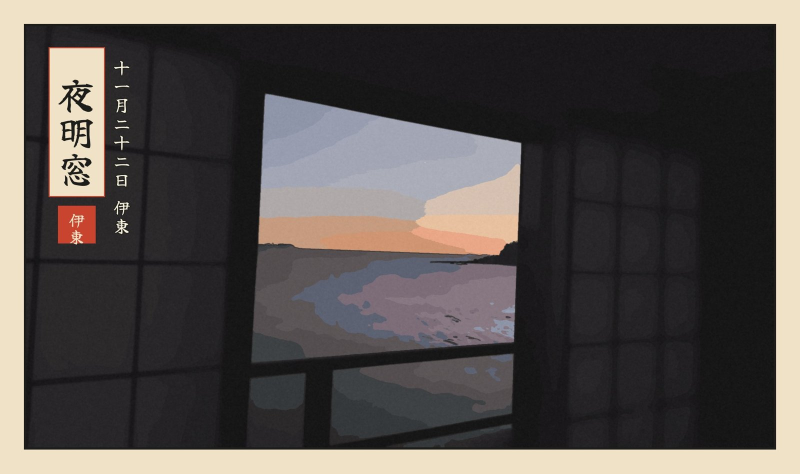
#> input picture assets/photos/day10-kawana-window-0547-woodblock.jpg, 1600 x 947 px (shown at 1/2 size)
$ python -i photo_to_woodblock.py   (imports and definitions only)
#> lines starting #> are read from the running program, lines starting #| are printed output that depends on the picture; after the words box and inside, x2 and y2 are one past the last pixel; in counts of white or black regions, pixels touching at a corner belong together
#> in stylize, a is the input picture: shape (947, 1600, 3); mean B, G, R 78.9, 82.1, 87.6
#!/usr/bin/env python3
"""Turn a trip photo into a Japanese woodblock-style illustration (no cropping).

    python3 scripts_v2/photo_to_woodblock.py <photo> <out.jpg> --title 本栖湖 --sub "十一月十八日 夜明" \
        --seal 本栖 --fonts <dir with yuji.ttf / klee.ttf>

Look: mean-shift flattening → colours pulled toward a limited woodblock palette (藍・縹・空・金・朱・墨)
→ ink outlines from edges → washi paper grain → ink frame, vertical title cartouche and red seal.
Needs numpy, Pillow and OpenCV (opencv-python-headless). Output has no EXIF.
"""
import argparse
import numpy as np
import cv2
from PIL import Image, ImageDraw, ImageFont, ImageOps

PALETTE = np.array([  # RGB
    (0x1D, 0x1D, 0x1B),  # 墨
    (0x1F, 0x3A, 0x5F),  # 藍
    (0x3D, 0x5A, 0x7A),  # 縹
    (0x8E, 0xA3, 0xB8),  # 空(淡)
    (0xB9, 0xCF, 0xE0),  # 空
    (0xF3, 0xEA, 0xD5),  # 生成(雪・雲)
    (0xE9, 0xC4, 0x6A),  # 金
    (0xD9, 0xA4, 0x41),  # 黄土
    (0xC8, 0x44, 0x2F),  # 朱
    (0x2E, 0x3D, 0x33),  # 山(深緑)
    (0x5B, 0x4A, 0x3A),  # 焦茶
    (0x6E, 0x8F, 0x45),  # 草色
    (0x9F, 0xBF, 0x5A),  # 若草・萌黄
    (0xC9, 0xD6, 0x5E),  # 黄緑（外套・銀杏）
    (0xE8, 0xBE, 0x96),  # 肌（明）
    (0xC4, 0x8A, 0x62),  # 肌（影）
    (0xE8, 0xA0, 0x9A),  # 鴇色（紅富士・朝焼け）
    (0x8C, 0x5E, 0x6E),  # 紅藤（朝の山肌）
], dtype=np.float32)


def remove_stamp(a):
    """Inpaint the phone's bright date stamp in the bottom-right corner."""
    h, w = a.shape[:2]
#> h = 947; w = 1600
    roi = a[int(h * 0.86):, int(w * 0.74):]
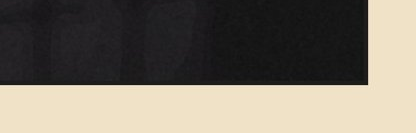
#> roi: shape (133, 416, 3); mean B, G, R 102.3, 113.2, 119.8
    m = (cv2.cvtColor(roi, cv2.COLOR_BGR2GRAY) > 170).astype(np.uint8) * 255
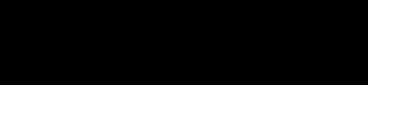
#> m: shape (133, 416); 43.5% white; 1 white region, box (x1, y1, x2, y2) and area: (0, 0, 416, 133) 24048
    m = cv2.dilate(m, np.ones((7, 7), np.uint8))
#> m: shape (133, 416); 45.9% white; 1 white region, box (x1, y1, x2, y2) and area: (0, 0, 416, 133) 25398
    mask = np.zeros((h, w), np.uint8)
    mask[int(h * 0.86):, int(w * 0.74):] = m
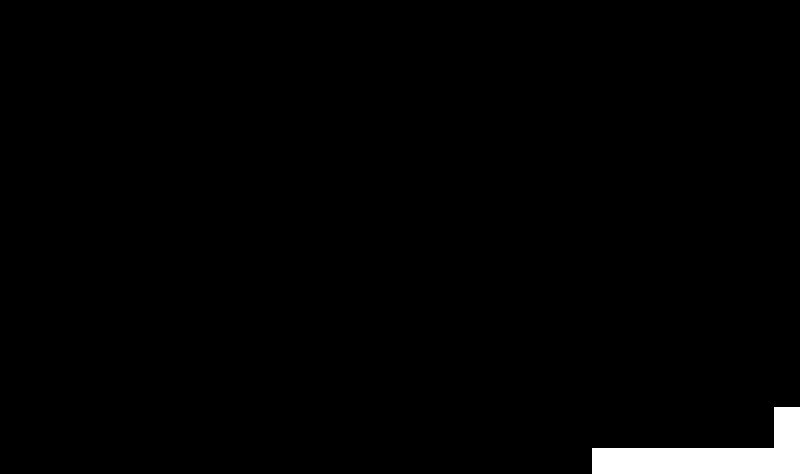
#> mask: shape (947, 1600) (shown at 1/2 size); 1.7% white; 1 white region, box (x1, y1, x2, y2) and area: (1184, 814, 1600, 947) 25398
    return cv2.inpaint(a, mask, 9, cv2.INPAINT_TELEA)
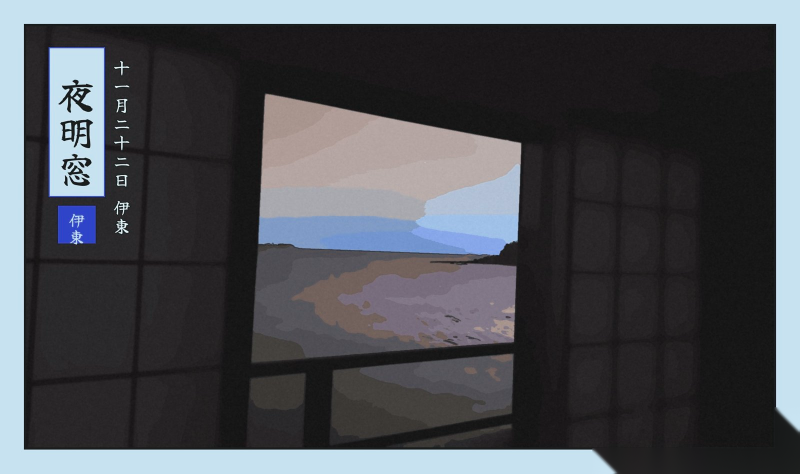
#> returned value: shape (947, 1600, 3) (shown at 1/2 size); mean of channels 0, 1, 2 76.5, 79.3, 84.6; drawn as R, G, B


def stylize(img, k=18, pull=0.35, stamp=True):
    a = cv2.cvtColor(np.array(img), cv2.COLOR_RGB2BGR)
    if stamp:
        a = remove_stamp(a)
    a = cv2.pyrMeanShiftFiltering(a, sp=12, sr=22)
    for _ in range(2):
        a = cv2.bilateralFilter(a, 9, 60, 60)
    rgb = cv2.cvtColor(a, cv2.COLOR_BGR2RGB).astype(np.float32)
    # k-means flat regions
    Z = rgb.reshape(-1, 3)
    crit = (cv2.TERM_CRITERIA_EPS + cv2.TERM_CRITERIA_MAX_ITER, 20, 1.0)
    _, lab, cen = cv2.kmeans(Z, k, None, crit, 3, cv2.KMEANS_PP_CENTERS)
#> cen = 18 rows, first 8: [40.91, 38.88, 40.86], [239.7, 225, 199.4], [133.9, 119.1, 128.6], [22.49, 22.37, 22.49], [165.7, 168.1, 181.5], [87.27, 81.7, 83.6], [201.6, 152.8, 123.4], [186.8, 71.21, 51.52]
    # pull each centre toward the nearest woodblock colour
    d = ((cen[:, None, :] - PALETTE[None, :, :]) ** 2).sum(-1)
    near = PALETTE[d.argmin(1)]
#> near = 18 rows, first 8: [29, 29, 27], [243, 234, 213], [140, 94, 110], [29, 29, 27], [142, 163, 184], [91, 74, 58], [196, 138, 98], [200, 68, 47]
    cen2 = cen * (1 - pull) + near * pull
#> cen2 = 18 rows, first 8: [36.74, 35.42, 36.01], [240.8, 228.1, 204.2], [136, 110.3, 122.1], [24.77, 24.69, 24.07], [157.4, 166.3, 182.4], [88.57, 79.01, 74.64], [199.6, 147.6, 114.5], [191.4, 70.09, 49.94]
    flat = cen2[lab.flatten()].reshape(rgb.shape)
    # ink outlines
    gray = cv2.cvtColor(a, cv2.COLOR_BGR2GRAY)
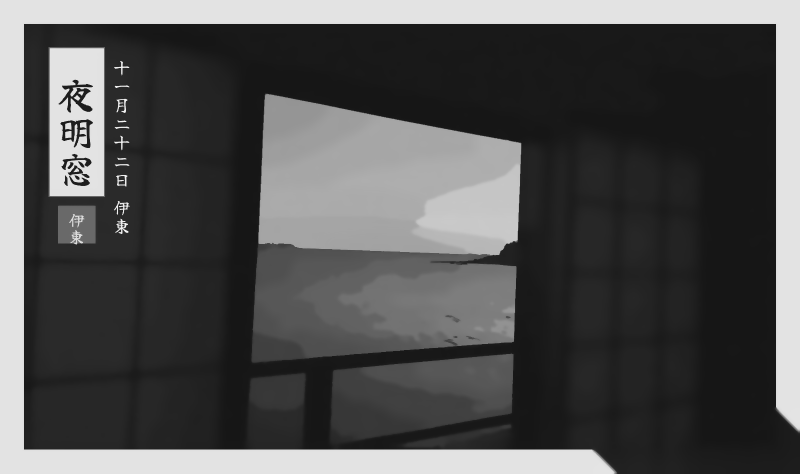
#> gray: shape (947, 1600) (shown at 1/2 size); min 22, max 248, mean 80.7
    edges = cv2.Canny(cv2.GaussianBlur(gray, (5, 5), 0), 30, 90)
#> edges: shape (947, 1600); 0.86% white in thin lines or dots
    edges = cv2.dilate(edges, np.ones((2, 2), np.uint8))
#> edges: shape (947, 1600); 1.8% white in thin lines or dots
    ink = cv2.GaussianBlur(edges.astype(np.float32) / 255, (3, 3), 0)[..., None] * 0.75
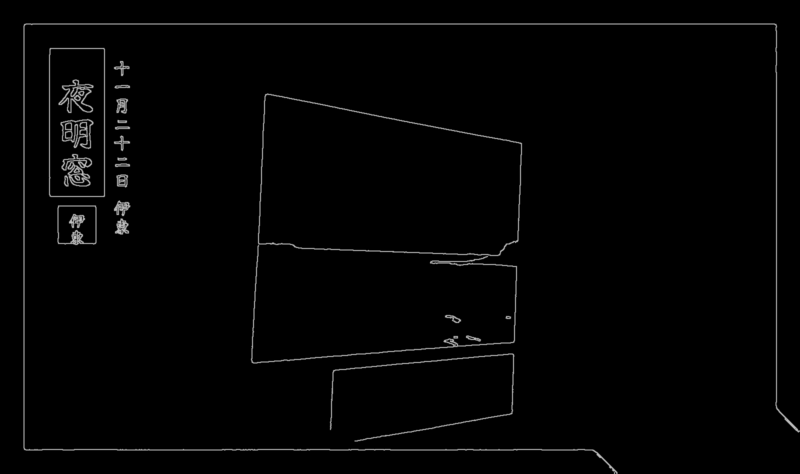
#> ink: shape (947, 1600, 1) float32 (shown at 1/2 size); min 0, max 0.75, mean 0.0134
    out = flat * (1 - ink) + PALETTE[0] * ink
    # washi grain + slight warm wash
    rng = np.random.default_rng(7)
    grain = cv2.GaussianBlur(rng.normal(0, 1, out.shape[:2]).astype(np.float32), (0, 0), 1.2)
    fib = cv2.GaussianBlur(rng.normal(0, 1, out.shape[:2]).astype(np.float32), (0, 0), 6)
    out = out + (grain * 6 + fib * 4)[..., None]
    out = out * 0.94 + np.array([243, 234, 213], np.float32) * 0.06
    return Image.fromarray(np.clip(out, 0, 255).astype(np.uint8))
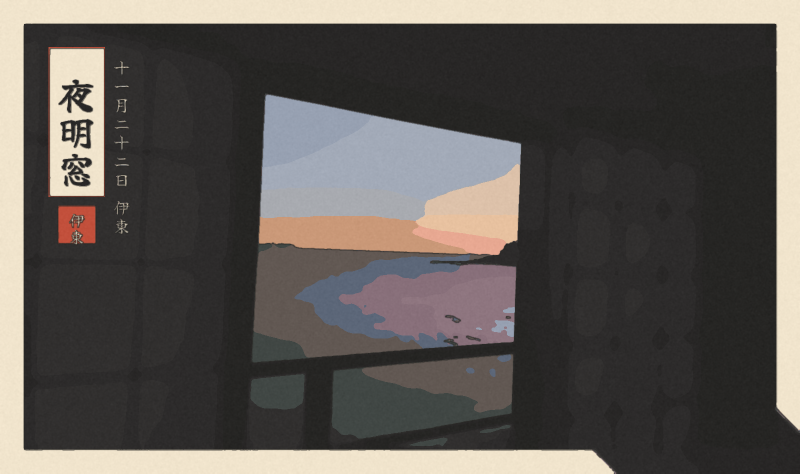
#> returned value: PIL image 1600x947 RGB (shown at 1/2 size); mean R, G, B 91.8, 87, 82.7


# [62 lines left out: functions frame, main, not called in this run]


# [2 lines not run here, left out]

>>> import cv2
>>> picture = cv2.cvtColor(cv2.imread('../assets/photos/day10-kawana-window-0547-woodblock.jpg'), cv2.COLOR_BGR2RGB)
>>> result = stylize(picture)

$ run again, on assets/photos/day10-omuro-foot-1325-woodblock.jpg
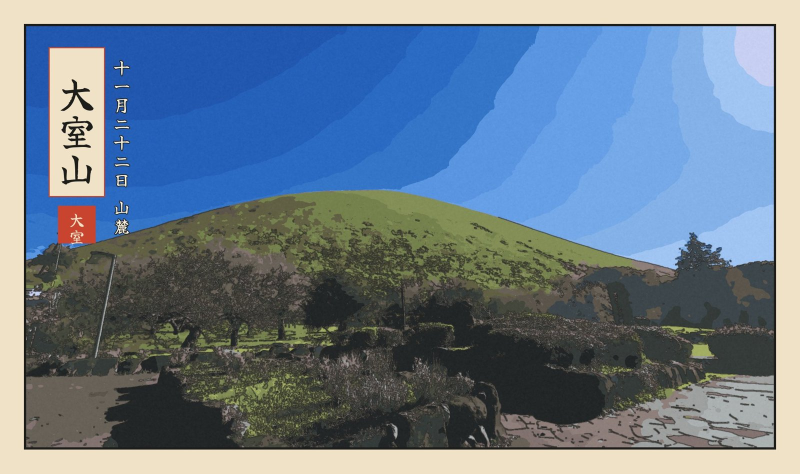
#> input picture assets/photos/day10-omuro-foot-1325-woodblock.jpg, 1600 x 947 px (shown at 1/2 size)
#> in stylize, a is the input picture: shape (947, 1600, 3); mean B, G, R 141.2, 123.6, 105.7
#> in remove_stamp, `m = (cv2.cvtColor(roi, cv2.COLOR_BGR2GRAY) > 170).astype(np.uint8) * 255`:
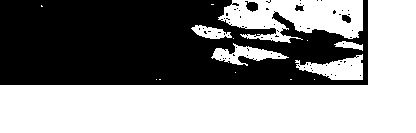
#> m: shape (133, 416); 54.9% white; 69 black regions (65 under 20 px), largest, box (x1, y1, x2, y2) and area: (0, 0, 368, 85) 24626, (245, 1, 258, 12) 94, (342, 15, 351, 23) 54, (295, 5, 304, 11) 39
#> mask: shape (947, 1600); 2.4% white; 4 white regions, box (x1, y1, x2, y2) and area: (1184, 814, 1600, 947) 35507, (1392, 815, 1401, 822) 63, (1222, 816, 1230, 824) 63, (1416, 883, 1423, 890) 49
#> cen = 18 rows, first 8: [35.21, 38.27, 38.19], [158.9, 195.7, 241.1], [35.47, 92.17, 179.4], [239.6, 225, 199.4], [89.27, 88.62, 70.66], [131.1, 141.7, 88.18], [96.49, 154.2, 227.2], [159.9, 161.5, 160.2]
#> near = 18 rows, first 8: [29, 29, 27], [185, 207, 224], [61, 90, 122], [243, 234, 213], [91, 74, 58], [110, 143, 69], [142, 163, 184], [142, 163, 184]
#> cen2 = 18 rows, first 8: [33.04, 35.03, 34.27], [168, 199.6, 235.1], [44.41, 91.41, 159.3], [240.8, 228.1, 204.2], [89.87, 83.5, 66.23], [123.7, 142.1, 81.47], [112.4, 157.3, 212.1], [153.6, 162, 168.5]
#> in stylize, `return Image.fromarray(np.clip(out, 0, 255).astype(np.uint8))`:
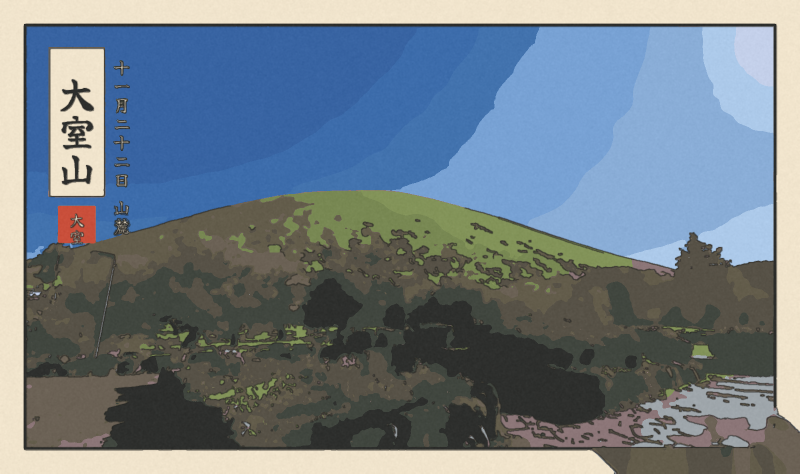
#> returned value: PIL image 1600x947 RGB (shown at 1/2 size); mean R, G, B 111.4, 123.9, 133.8
